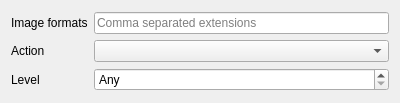
<?xml version="1.0" encoding="UTF-8"?>
<ui version="4.0">
 <class>ImagerapWidget</class>
 <widget class="QWidget" name="ImagerapWidget">
  <property name="geometry">
   <rect>
    <x>0</x>
    <y>0</y>
    <width>400</width>
    <height>103</height>
   </rect>
  </property>
  <property name="windowTitle">
   <string>Count image parameters</string>
  </property>
  <property name="windowIcon">
   <iconset theme="document-properties">
    <normaloff>.</normaloff>.</iconset>
  </property>
  <layout class="QFormLayout" name="formLayout">
   <property name="fieldGrowthPolicy">
    <enum>QFormLayout::AllNonFixedFieldsGrow</enum>
   </property>
   <property name="rowWrapPolicy">
    <enum>QFormLayout::DontWrapRows</enum>
   </property>
   <property name="labelAlignment">
    <set>Qt::AlignLeading|Qt::AlignLeft|Qt::AlignVCenter</set>
   </property>
   <property name="formAlignment">
    <set>Qt::AlignLeading|Qt::AlignLeft|Qt::AlignVCenter</set>
   </property>
   <item row="0" column="0">
    <widget class="QLabel" name="extLabel">
     <property name="text">
      <string>Image formats</string>
     </property>
     <property name="buddy">
      <cstring>extEdit</cstring>
     </property>
    </widget>
   </item>
   <item row="1" column="0">
    <widget class="QLabel" name="actionLabel">
     <property name="text">
      <string>Action</string>
     </property>
     <property name="buddy">
      <cstring>actionCombo</cstring>
     </property>
    </widget>
   </item>
   <item row="1" column="1">
    <widget class="QComboBox" name="actionCombo"/>
   </item>
   <item row="2" column="0">
    <widget class="QLabel" name="levelLabel">
     <property name="text">
      <string>Level</string>
     </property>
     <property name="buddy">
      <cstring>levelSpin</cstring>
     </property>
    </widget>
   </item>
   <item row="2" column="1">
    <widget class="QSpinBox" name="levelSpin">
     <property name="specialValueText">
      <string>Any</string>
     </property>
     <property name="minimum">
      <number>-1</number>
     </property>
     <property name="maximum">
      <number>99</number>
     </property>
     <property name="value">
      <number>-1</number>
     </property>
    </widget>
   </item>
   <item row="0" column="1">
    <widget class="QLineEdit" name="extEdit">
     <property name="placeholderText">
      <string>Comma separated extensions</string>
     </property>
    </widget>
   </item>
  </layout>
 </widget>
 <tabstops>
  <tabstop>extEdit</tabstop>
  <tabstop>actionCombo</tabstop>
  <tabstop>levelSpin</tabstop>
 </tabstops>
 <resources/>
 <connections/>
</ui>
